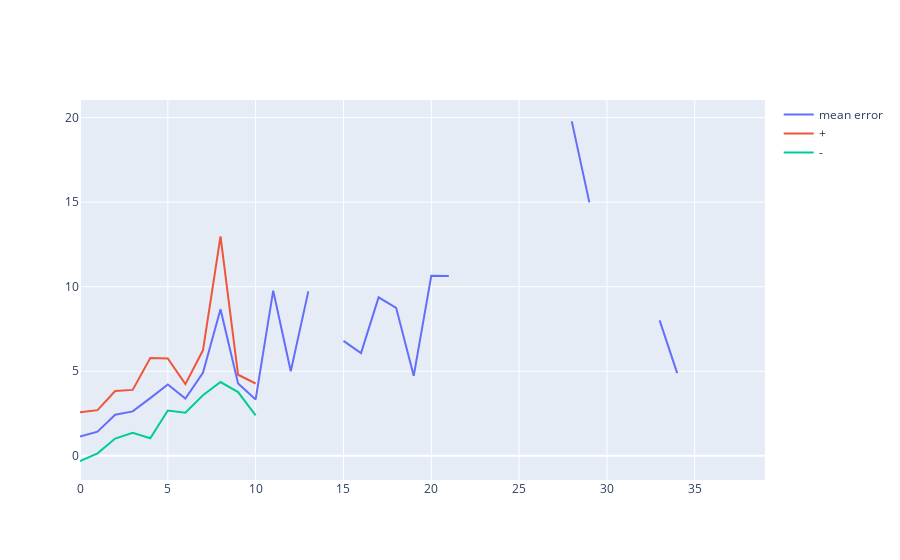

The code cell stored with this chart in its notebook:
### Code cell
fig = go.Figure()

fig.add_trace(go.Scatter(x=error_distribution["task_duration_in_about_hours"], y=error_distribution["mean"], mode='lines',name='mean error'))
fig.add_trace(go.Scatter(x=error_distribution["task_duration_in_about_hours"], y=error_distribution["standard_deviation_plus"], mode='lines',name='+'))
fig.add_trace(go.Scatter(x=error_distribution["task_duration_in_about_hours"], y=error_distribution["standard_deviation_minus"], mode='lines',name='-'))

### Figure 1 — Plotly figure (JSON) as saved in the notebook; plotly's stock layout.template omitted (floating-point values rounded to 4 significant figures)
{"data": [{"mode": "lines", "name": "mean error", "type": "scatter", "x": [0, 1, 2, 3, 4, 5, 6, 7, 8, 9, 10, 11, 12, 13, 14, 15, 16, 17, 18, 19, 20, 21, 22, 23, 24, 25, 26, 27, 28, 29, 30, 31, 32, 33, 34, 35, 36, 37, 38, 39], "y": [1.135, 1.424, 2.425, 2.625, 3.409, 4.216, 3.391, 4.911, 8.667, 4.279, 3.336, 9.766, 4.996, 9.727, null, 6.793, 6.07, 9.372, 8.751, 4.729, 10.64, 10.64, null, null, null, null, null, null, 19.78, 14.99, null, null, null, 8.012, 4.889, null, null, 19.92, null, null]}, {"mode": "lines", "name": "+", "type": "scatter", "x": [0, 1, 2, 3, 4, 5, 6, 7, 8, 9, 10, 11, 12, 13, 14, 15, 16, 17, 18, 19, 20, 21, 22, 23, 24, 25, 26, 27, 28, 29, 30, 31, 32, 33, 34, 35, 36, 37, 38, 39], "y": [2.578, 2.701, 3.828, 3.897, 5.784, 5.757, 4.24, 6.239, 12.97, 4.792, 4.276, null, null, 12.77, null, null, null, null, 12.74, null, 15.99, null, null, null, null, null, null, null, null, null, null, null, null, null, null, null, null, null, null, null]}, {"mode": "lines", "name": "-", "type": "scatter", "x": [0, 1, 2, 3, 4, 5, 6, 7, 8, 9, 10, 11, 12, 13, 14, 15, 16, 17, 18, 19, 20, 21, 22, 23, 24, 25, 26, 27, 28, 29, 30, 31, 32, 33, 34, 35, 36, 37, 38, 39], "y": [-0.3083, 0.1474, 1.021, 1.354, 1.034, 2.675, 2.542, 3.583, 4.362, 3.765, 2.396, null, null, 6.685, null, null, null, null, 4.765, null, 5.296, null, null, null, null, null, null, null, null, null, null, null, null, null, null, null, null, null, null, null]}], "layout": {"autosize": true, "xaxis": {"autorange": true, "range": [0, 39], "type": "linear"}, "yaxis": {"autorange": true, "range": [-1.432, 21.04], "type": "linear"}}}
